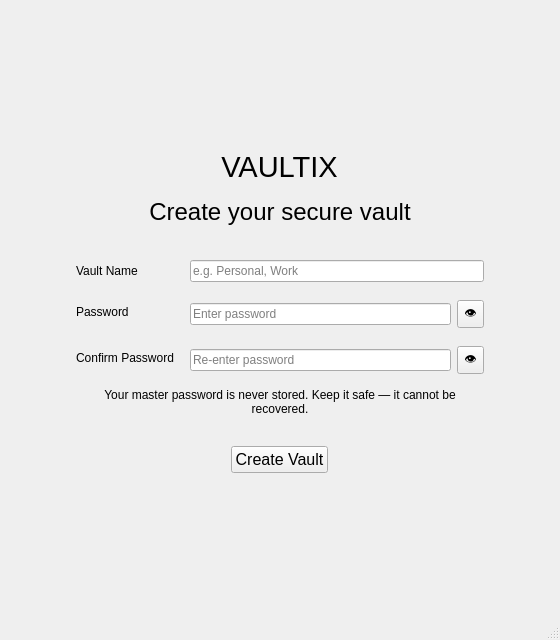
<?xml version="1.0" encoding="UTF-8"?>
<ui version="4.0">
 <class>CreateVault</class>
 <widget class="QMainWindow" name="CreateVault">
  <property name="geometry">
   <rect>
    <x>0</x>
    <y>0</y>
    <width>560</width>
    <height>640</height>
   </rect>
  </property>
  <property name="windowTitle">
   <string>Vaultix — Create Vault</string>
  </property>
  <widget class="QWidget" name="centralwidget">
   <layout class="QVBoxLayout" name="outerLayout">
    <property name="leftMargin">
     <number>36</number>
    </property>
    <property name="topMargin">
     <number>36</number>
    </property>
    <property name="rightMargin">
     <number>36</number>
    </property>
    <property name="bottomMargin">
     <number>36</number>
    </property>
    <item>
     <spacer name="topSpacer">
      <property name="orientation">
       <enum>Qt::Orientation::Vertical</enum>
      </property>
      <property name="sizeHint" stdset="0">
       <size>
        <width>20</width>
        <height>20</height>
       </size>
      </property>
     </spacer>
    </item>
    <item>
     <widget class="QWidget" name="card" native="true">
      <layout class="QVBoxLayout" name="cardLayout">
       <property name="spacing">
        <number>14</number>
       </property>
       <property name="leftMargin">
        <number>40</number>
       </property>
       <property name="topMargin">
        <number>44</number>
       </property>
       <property name="rightMargin">
        <number>40</number>
       </property>
       <property name="bottomMargin">
        <number>40</number>
       </property>
       <item alignment="Qt::AlignmentFlag::AlignHCenter">
        <widget class="QLabel" name="headerLabel">
         <property name="font">
          <font>
           <pointsize>22</pointsize>
          </font>
         </property>
         <property name="text">
          <string>VAULTIX</string>
         </property>
         <property name="alignment">
          <set>Qt::AlignmentFlag::AlignCenter</set>
         </property>
        </widget>
       </item>
       <item alignment="Qt::AlignmentFlag::AlignHCenter">
        <widget class="QLabel" name="pLabel">
         <property name="font">
          <font>
           <pointsize>18</pointsize>
          </font>
         </property>
         <property name="text">
          <string>Create your secure vault</string>
         </property>
         <property name="alignment">
          <set>Qt::AlignmentFlag::AlignCenter</set>
         </property>
        </widget>
       </item>
       <item>
        <spacer name="titleSpacer">
         <property name="orientation">
          <enum>Qt::Orientation::Vertical</enum>
         </property>
         <property name="sizeHint" stdset="0">
          <size>
           <width>20</width>
           <height>20</height>
          </size>
         </property>
        </spacer>
       </item>
       <item>
        <layout class="QFormLayout" name="formLayout">
         <property name="fieldGrowthPolicy">
          <enum>QFormLayout::FieldGrowthPolicy::ExpandingFieldsGrow</enum>
         </property>
         <property name="labelAlignment">
          <set>Qt::AlignmentFlag::AlignLeading|Qt::AlignmentFlag::AlignLeft|Qt::AlignmentFlag::AlignVCenter</set>
         </property>
         <property name="formAlignment">
          <set>Qt::AlignmentFlag::AlignLeading|Qt::AlignmentFlag::AlignLeft|Qt::AlignmentFlag::AlignTop</set>
         </property>
         <property name="horizontalSpacing">
          <number>16</number>
         </property>
         <property name="verticalSpacing">
          <number>18</number>
         </property>
         <item row="0" column="0">
          <widget class="QLabel" name="vaultName">
           <property name="text">
            <string>Vault Name</string>
           </property>
          </widget>
         </item>
         <item row="0" column="1">
          <widget class="QLineEdit" name="vaultNameInput">
           <property name="sizePolicy">
            <sizepolicy hsizetype="Expanding" vsizetype="Fixed">
             <horstretch>0</horstretch>
             <verstretch>0</verstretch>
            </sizepolicy>
           </property>
           <property name="placeholderText">
            <string>e.g. Personal, Work</string>
           </property>
          </widget>
         </item>
         <item row="1" column="0">
          <widget class="QLabel" name="pwshLabel1">
           <property name="text">
            <string>Password</string>
           </property>
          </widget>
         </item>
         <item row="1" column="1">
          <widget class="QWidget" name="passwordRow" native="true">
           <layout class="QHBoxLayout" name="passwordRowLayout">
            <property name="spacing">
             <number>6</number>
            </property>
            <property name="leftMargin">
             <number>0</number>
            </property>
            <property name="topMargin">
             <number>0</number>
            </property>
            <property name="rightMargin">
             <number>0</number>
            </property>
            <property name="bottomMargin">
             <number>0</number>
            </property>
            <item>
             <widget class="QLineEdit" name="passwordInput">
              <property name="sizePolicy">
               <sizepolicy hsizetype="Expanding" vsizetype="Fixed">
                <horstretch>0</horstretch>
                <verstretch>0</verstretch>
               </sizepolicy>
              </property>
              <property name="echoMode">
               <enum>QLineEdit::EchoMode::Password</enum>
              </property>
              <property name="placeholderText">
               <string>Enter password</string>
              </property>
             </widget>
            </item>
            <item>
             <widget class="QToolButton" name="togglePasswordButton">
              <property name="cursor">
               <cursorShape>PointingHandCursor</cursorShape>
              </property>
              <property name="text">
               <string>👁</string>
              </property>
             </widget>
            </item>
           </layout>
          </widget>
         </item>
         <item row="2" column="0">
          <widget class="QLabel" name="pwshLabel2">
           <property name="text">
            <string>Confirm Password</string>
           </property>
          </widget>
         </item>
         <item row="2" column="1">
          <widget class="QWidget" name="confirmPasswordRow" native="true">
           <layout class="QHBoxLayout" name="confirmPasswordRowLayout">
            <property name="spacing">
             <number>6</number>
            </property>
            <property name="leftMargin">
             <number>0</number>
            </property>
            <property name="topMargin">
             <number>0</number>
            </property>
            <property name="rightMargin">
             <number>0</number>
            </property>
            <property name="bottomMargin">
             <number>0</number>
            </property>
            <item>
             <widget class="QLineEdit" name="confirmPasswordInput">
              <property name="sizePolicy">
               <sizepolicy hsizetype="Expanding" vsizetype="Fixed">
                <horstretch>0</horstretch>
                <verstretch>0</verstretch>
               </sizepolicy>
              </property>
              <property name="echoMode">
               <enum>QLineEdit::EchoMode::Password</enum>
              </property>
              <property name="placeholderText">
               <string>Re-enter password</string>
              </property>
             </widget>
            </item>
            <item>
             <widget class="QToolButton" name="toggleConfirmPasswordButton">
              <property name="cursor">
               <cursorShape>PointingHandCursor</cursorShape>
              </property>
              <property name="text">
               <string>👁</string>
              </property>
             </widget>
            </item>
           </layout>
          </widget>
         </item>
        </layout>
       </item>
       <item>
        <widget class="QLabel" name="hintLabel">
         <property name="text">
          <string>Your master password is never stored. Keep it safe — it cannot be recovered.</string>
         </property>
         <property name="alignment">
          <set>Qt::AlignmentFlag::AlignCenter</set>
         </property>
         <property name="wordWrap">
          <bool>true</bool>
         </property>
        </widget>
       </item>
       <item>
        <spacer name="buttonSpacer">
         <property name="orientation">
          <enum>Qt::Orientation::Vertical</enum>
         </property>
         <property name="sizeHint" stdset="0">
          <size>
           <width>20</width>
           <height>16</height>
          </size>
         </property>
        </spacer>
       </item>
       <item alignment="Qt::AlignmentFlag::AlignHCenter">
        <widget class="QPushButton" name="createVaultButton">
         <property name="font">
          <font>
           <pointsize>12</pointsize>
          </font>
         </property>
         <property name="cursor">
          <cursorShape>PointingHandCursor</cursorShape>
         </property>
         <property name="text">
          <string>Create Vault</string>
         </property>
        </widget>
       </item>
      </layout>
     </widget>
    </item>
    <item>
     <spacer name="bottomSpacer">
      <property name="orientation">
       <enum>Qt::Orientation::Vertical</enum>
      </property>
      <property name="sizeHint" stdset="0">
       <size>
        <width>20</width>
        <height>20</height>
       </size>
      </property>
     </spacer>
    </item>
   </layout>
  </widget>
  <widget class="QStatusBar" name="statusbar"/>
  <widget class="QMenuBar" name="menubar">
   <property name="geometry">
    <rect>
     <x>0</x>
     <y>0</y>
     <width>560</width>
     <height>27</height>
    </rect>
   </property>
  </widget>
 </widget>
 <resources/>
 <connections/>
</ui>
